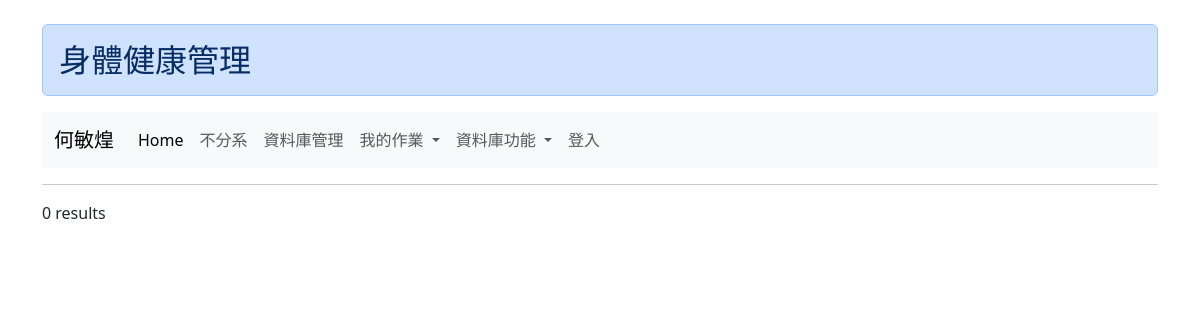
Page /bodyinfo.php on the earlier database version.
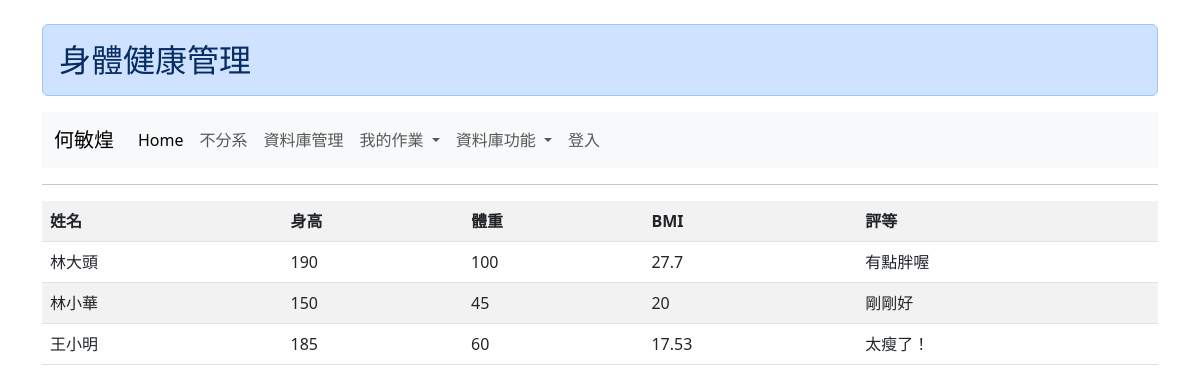
Same page on the later database version.
### tables this page shows
CREATE TABLE `bodyinfo` (
  `id` int(11) NOT NULL,
  `name` varchar(10) NOT NULL,
  `h` int(11) NOT NULL,
  `w` int(11) NOT NULL
);

### bodyinfo.php (the view, shortened to what this page needs)
<?php
   include "database.php";
?>
<!doctype html>
<html>
  <head>
    <?php include "blink.php"; ?>
  </head>
  <body>
    <div class="container">
        <br>
        <h2 class="alert alert-primary">身體健康管理</h2>
        <?php include "menu.php"; ?>
        <hr>
        <?php
            $sql = "SELECT * FROM bodyinfo order by id desc";
            $result = $conn->query($sql);
            if ($result->num_rows > 0) {
                echo "<table class='table table-striped table-hover'>";
                echo "<tr><th>姓名</th><th>身高</th><th>體重</th>";
                echo "<th>BMI</th><th>評等</th>";
                echo "</tr>";
                while($row = $result->fetch_assoc()) {
                    echo "<tr>";
                    echo "<td>" . $row["name"]    . "</td>" .
                         "<td>" . $row["h"] . "</td>" .
                         "<td>" . $row["w"] . "</td>";
                    $bmi = round($row["w"] / ($row["h"]/100)**2, 2);
                    echo "<td>$bmi</td>";
                    if ($bmi<18.5) {
                        echo "<td>太瘦了！</td>";
                    } else if ($bmi>=18.5 && $bmi<24) {
                        echo "<td>剛剛好</td>";
                    } else {
                        echo "<td>有點胖喔</td>";
                    }
                    echo "</tr>";
                }
                echo "</table>";
            } else {
                echo "0 results";
            }
        ?>
    </div>
  </body>
</html>

### blink.php (shortened to what this page needs)
<link href="https://cdn.jsdelivr.net/npm/bootstrap@5.3.0-alpha3/dist/css/bootstrap.min.css" rel="stylesheet">

### menu.php (shortened to what this page needs)
<nav class="navbar navbar-expand-lg bg-body-tertiary">
  <div class="container-fluid">
    <a class="navbar-brand" href="#">何敏煌</a>
    <div class="collapse navbar-collapse" id="navbarNavDropdown">
      <ul class="navbar-nav">
        <li class="nav-item">
          <a class="nav-link active" aria-current="page" href="index.php">Home</a>
        </li>
        <li class="nav-item">
          <a class="nav-link" href="https://ccet.nkust.edu.tw/">不分系</a>
        </li>
        <li class="nav-item">
          <a class="nav-link" href="/phpmyadmin/">資料庫管理</a>
        </li>
        <li class="nav-item dropdown">
          <a class="nav-link dropdown-toggle" href="#" role="button" data-bs-toggle="dropdown" aria-expanded="false">
            我的作業
          </a>
        </li>
        <li class="nav-item dropdown">
          <a class="nav-link dropdown-toggle" href="#" role="button" data-bs-toggle="dropdown" aria-expanded="false">
            資料庫功能
          </a>
        </li>
        <?php
           if ($_SESSION["user"]!="admin") {
        ?>
          <li class="nav-item">
            <a class="nav-link" href="index.php">登入</a>
          </li>
        <?php
          } else {
        ?>
        <li class="nav-item">
          <a class="nav-link" href="logout.php">登出</a>
        </li>
        <?php
         }
        ?>
      </ul>
    </div>
  </div>
</nav>

Differences in the rows shown:
added bodyinfo: name "林大頭", h "190", w "100", bmi "27.7", shows "有點胖喔"
added bodyinfo: name "林小華", h "150", w "45", bmi "20", shows "剛剛好"
added bodyinfo: name "王小明", h "185", w "60", bmi "17.53", shows "太瘦了！"
Other differences:
text no longer shown: "0 results"
text now shown: "姓名 身高 體重 BMI 評等"
